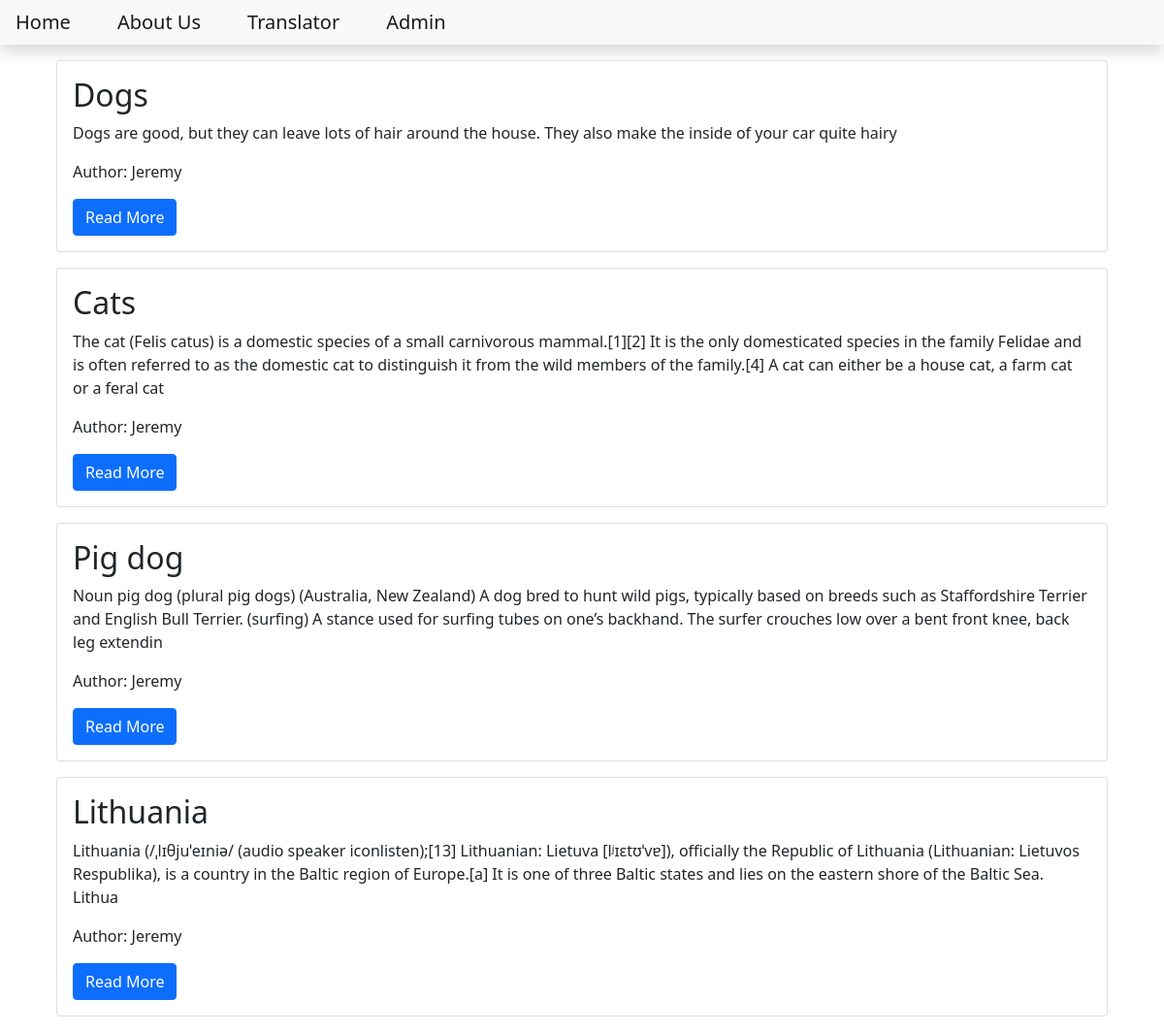
Before: / with the older database file.
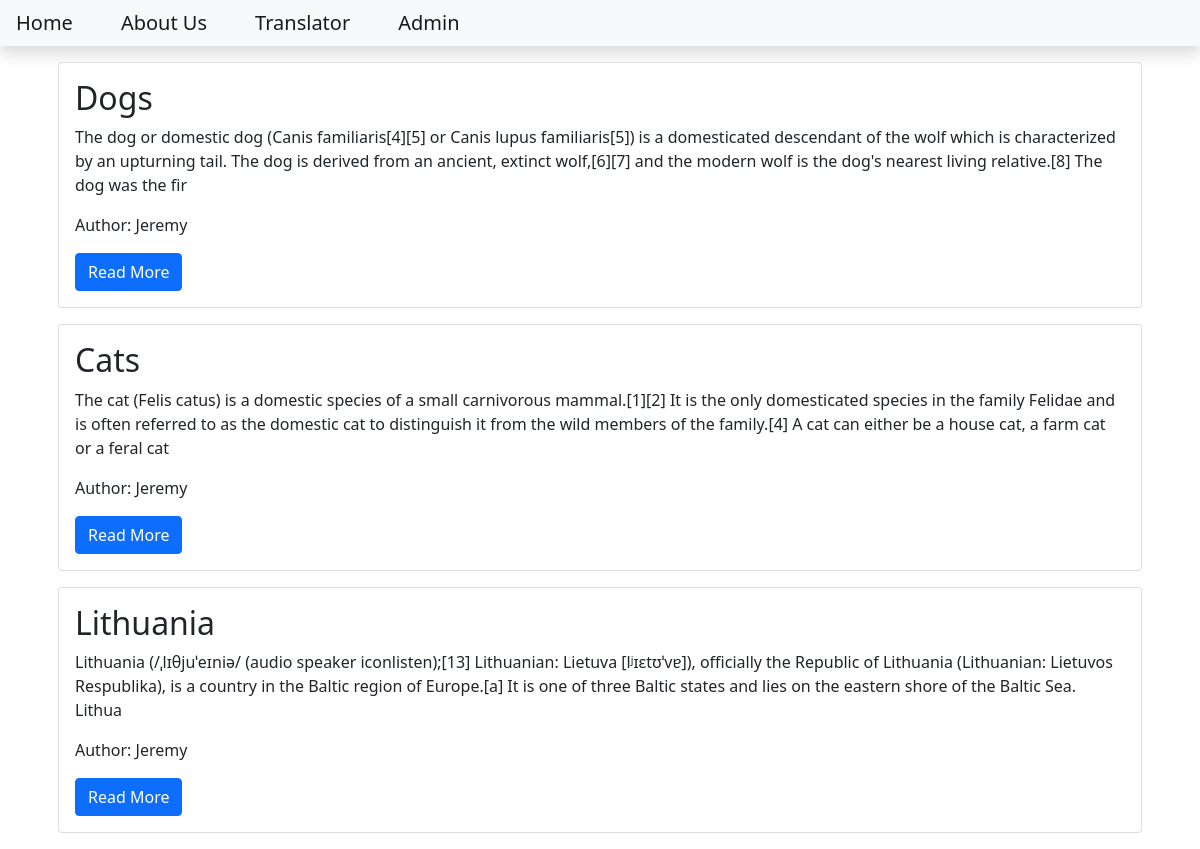
After: the same page with the newer database file.
### blog/models.py (models this page shows, shortened)
class Post(models.Model): # JW Created
    title = models.CharField(max_length=200)
    content = models.TextField()
    date_created = models.DateTimeField(auto_now_add=True)
    slug = models.SlugField(max_length=200, unique=True)
    author = models.ForeignKey(to=User, on_delete=models.CASCADE) # (on_delete Cascade) will delete all the blog posts for the user if the user is deleted from the user DB table
    status = models.IntegerField(choices=STATUS, default=0)

### blog/views.py (the view)
# urls.py: path('', views.PostList.as_view(), name='home'),
class PostList(generic.ListView):
    queryset = Post.objects.filter(status=1).order_by('date_created')
    template_name = 'index.html'

### templates/index.html
{% extends 'base.html' %}
{% block content %}
        <div class="container">
        {% for post in post_list %}
            <div class="card m-3">
                <div class="card-body">
                    <h2 class="card-title">
                        {{post.title}}
                    </h2>
                    <p class="card-text">
                        {{post.content | slice:"300"}}
                    </p>
                    <p class="card-text">
                        Author: {{post.author | title}}
                    </p>
                    <a class="btn btn-primary" href="{% url 'blog_view' post.slug %}">Read More</a>
                </div>
            </div>
        {% endfor %}
        </div>
{% endblock content %}

### templates/base.html (shortened to what this page needs)
<!DOCTYPE html>
<html lang="en">
    <head>
        <link href="https://cdn.jsdelivr.net/npm/bootstrap@5.1.3/dist/css/bootstrap.min.css" rel="stylesheet">
    </head>
    <body>
        <nav class="navbar navbar-expand-lg navbar-light bg-light shadow mb-3" id="mainNav">
            <div class="collapse navbar-collapse" id="navbarResponsive">
                <ul class="navbar-nav ml-auto">
                    <li class="nav-item">
                        <a class="navbar-brand p-3" href="{% url 'home' %}">Home</a>
                    </li>
                    <li>
                        <a class="navbar-brand p-3" href="{% url 'about_view' %}">About Us</a>
                    </li>
                    <li>
                        <a class="navbar-brand p-3" href="{% url 'translator_view' %}">Translator</a>
                    </li>
                    <li>
                        <a class="navbar-brand p-3" href="{% url 'admin_view' %}">Admin</a>
                    </li>
                </ul>
            </div>
        </nav>
{% block content%}
{% endblock content %}
</body>
</html>

Changed rows visible on the page:
removed Post: title "Pig dog", content "Noun pig dog (plural pig dogs) (Australia, New Zealand) A dog bred to hunt wild pigs, typically based on breeds such as Staffordshire Terrier and English Bull Terrier. (surfing) A stance used for surfing tubes on one’s backhand. The surfer crouches low over a bent front knee, back leg extendin", author "Jeremy"
changed Post "Dogs": content "Dogs are good, but they can leave lots of hair around the house. They also make the inside of your car quite hairy" → "The dog or domestic dog (Canis familiaris[4][5] or Canis lupus familiaris[5]) is a domesticated descendant of the wolf which is characterized by an upturning tail. The dog is derived from an ancient, extinct wolf,[6][7] and the modern wolf is the dog's nearest living relative.[8] The dog was the fir"
